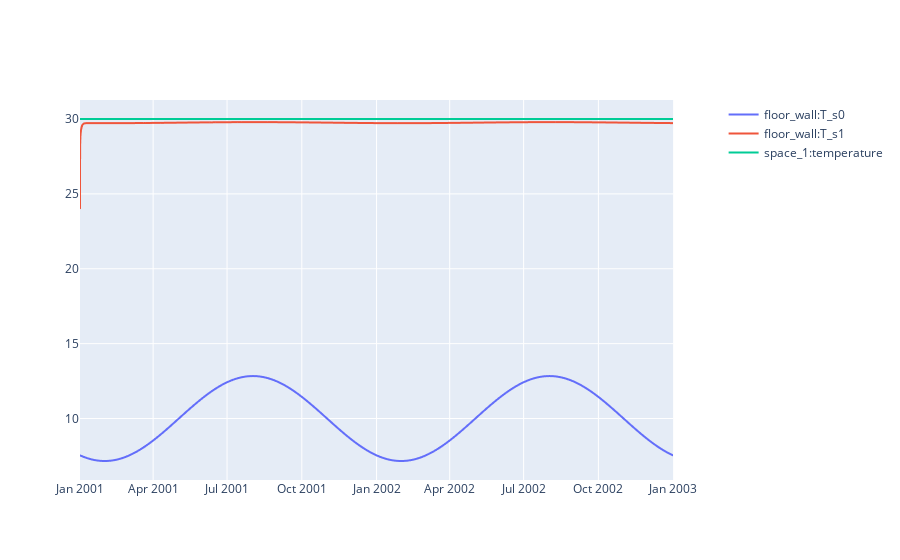

This figure's notebook cell:
### Code cell
suelo = pro.component("floor_wall")
t_suelo = suelo.variable("T_s0")  
t_dentro = suelo.variable("T_s1")
t_aire = pro.component("space_1").variable("temperature")
sim.plot(pro.dates(),[t_suelo, t_dentro, t_aire])

### Figure 1 — Plotly figure (JSON) as saved in the notebook; plotly's stock layout.template omitted (floating-point values rounded to 4 significant figures; data arrays with more than 128 entries replaced by an {"elided": "..."} marker saying what was removed)
{"data": [{"hovertemplate": "date=%{x}<br>floor_wall:T_s0=%{y}<extra></extra>", "legendgroup": "", "line": {"dash": "solid"}, "marker": {"symbol": "circle"}, "mode": "lines", "name": "floor_wall:T_s0", "showlegend": true, "type": "scattergl", "x": {"elided": "17520 str values"}, "xaxis": "x", "y": {"elided": "17520 float values"}, "yaxis": "y"}, {"hovertemplate": "date=%{x}<br>floor_wall:T_s1=%{y}<extra></extra>", "legendgroup": "", "line": {"dash": "solid"}, "marker": {"symbol": "circle"}, "mode": "lines", "name": "floor_wall:T_s1", "showlegend": true, "type": "scattergl", "x": {"elided": "17520 str values"}, "xaxis": "x", "y": {"elided": "17520 float values"}, "yaxis": "y"}, {"hovertemplate": "date=%{x}<br>space_1:temperature=%{y}<extra></extra>", "legendgroup": "", "line": {"dash": "solid"}, "marker": {"symbol": "circle"}, "mode": "lines", "name": "space_1:temperature", "showlegend": true, "type": "scattergl", "x": {"elided": "17520 str values"}, "xaxis": "x", "y": {"elided": "17520 float values"}, "yaxis": "y"}], "layout": {"xaxis": {"anchor": "y", "domain": [0, 0.94]}, "yaxis": {"anchor": "x", "domain": [0, 1]}, "yaxis2": {"anchor": "x", "overlaying": "y", "side": "right"}}}
